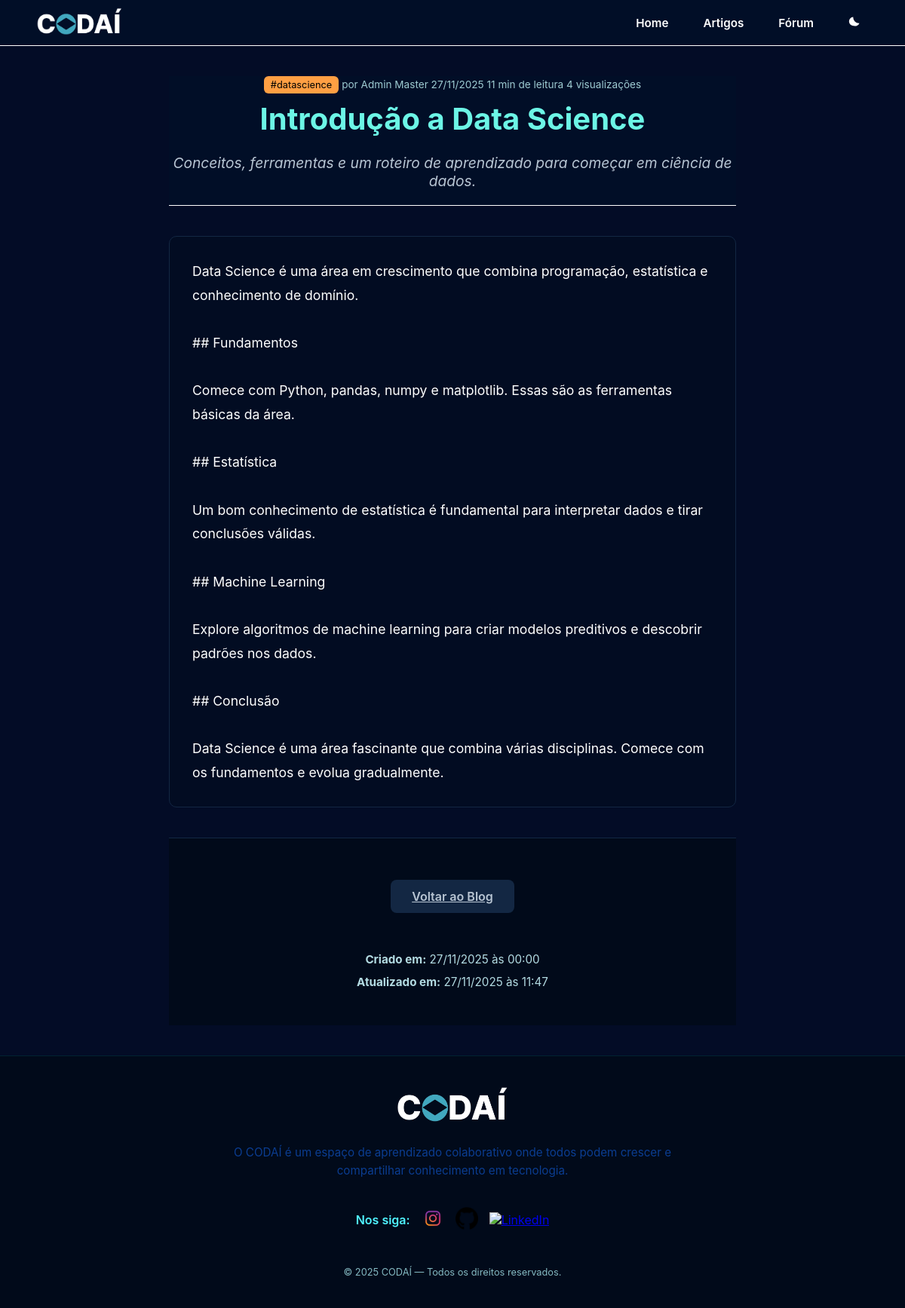
The page /blog/article/6 on the database its author committed.
### models/blog.py (models this page shows, shortened)
class ArticleCategory(db.Model):
    __tablename__ = 'article_categories'
    id = db.Column(db.Integer, primary_key=True)
    name = db.Column(db.String(50), unique=True, nullable=False)
    description = db.Column(db.Text)
    color = db.Column(db.String(7), default='#ccc')  # Cor hex
    created_at = db.Column(db.DateTime, default=datetime.utcnow)
    articles = db.relationship('Article', backref='category', lazy=True)

class Article(db.Model):
    __tablename__ = 'articles'
    id = db.Column(db.Integer, primary_key=True)
    title = db.Column(db.String(200), nullable=False)
    content = db.Column(db.Text, nullable=False)
    excerpt = db.Column(db.Text)  # Resumo do artigo
    reading_time = db.Column(db.Integer, default=5)  # Tempo de leitura em minutos
    thumbnail_url = db.Column(db.String(200))  # URL da imagem de capa
    is_published = db.Column(db.Boolean, default=True)
    is_featured = db.Column(db.Boolean, default=False)  # Destaque
    view_count = db.Column(db.Integer, default=0)  # Contador de visualizações
    created_at = db.Column(db.DateTime, default=datetime.utcnow)
    updated_at = db.Column(db.DateTime, default=datetime.utcnow, onupdate=datetime.utcnow)
    author_id = db.Column(db.Integer, db.ForeignKey('user.id'), nullable=False)
    category_id = db.Column(db.Integer, db.ForeignKey('article_categories.id'), nullable=False)
    author = db.relationship('User', backref='articles', lazy=True)
    def increment_view(self):
        self.view_count += 1
        db.session.commit()

### models/users.py (models this page shows, shortened)
class User(db.Model, UserMixin):
    __tablename__ = 'user'
    id = db.Column(db.Integer, primary_key=True)
    nome = db.Column(db.String(100), nullable=False)
    email = db.Column(db.String(100), unique=True, nullable=False)
    password_hash = db.Column(db.String(255), nullable=False)
    role = db.Column(db.String(20), default='user')
    perfil = db.relationship('Profile', back_populates='user', uselist=False)

### routes/blog/__init__.py (the view)
@blog_bp.route('/article/<int:article_id>')
def view_article(article_id):
    article = Article.query.get_or_404(article_id)
    if article.is_published or (current_user.is_authenticated and (current_user.id == article.author_id or current_user.role == 'master')):
        article.increment_view()
        return render_template('blog/article_detail.html', article=article)
    else:
        flash('Artigo não encontrado.', 'error')
        return redirect(url_for('blog.index'))

### templates/blog/article_detail.html (shortened to what this page needs)
{% extends 'base.html' %}
{% block styles %}
<link rel="stylesheet" href="{{ url_for('static', filename='css/blog.css') }}">
{% endblock %}
{% block content %}
<div class="blog-main">
  <article class="article-detail">
    <header class="article-header">
      <div class="article-meta">
        <span class="blog-tag" data-color="{{ article.category.color }}">#{{ article.category.name }}</span>
        <span class="article-author">por {{ article.author.nome }}</span>
        <span class="article-date">{{ article.created_at.strftime('%d/%m/%Y') }}</span>
        <span class="reading-time">{{ article.reading_time }} min de leitura</span>
        <span class="view-count">{{ article.view_count }} visualizações</span>
      </div>
      <h1>{{ article.title }}</h1>
      {% if article.excerpt %}
      <p class="article-excerpt">{{ article.excerpt }}</p>
      {% endif %}
    </header>
    <div class="article-content">
      {{ article.content|replace('\n', '<br>')|safe }}
    </div>
    <footer class="article-footer">
      <div class="article-actions">
        <a href="{{ url_for('blog.index') }}" class="blog-btn secondary">Voltar ao Blog</a>
      </div>
      <div class="article-info">
        <p><strong>Criado em:</strong> {{ article.created_at.strftime('%d/%m/%Y às %H:%M') }}</p>
        {% if article.updated_at != article.created_at %}
        <p><strong>Atualizado em:</strong> {{ article.updated_at.strftime('%d/%m/%Y às %H:%M') }}</p>
        {% endif %}
      </div>
    </footer>
  </article>
</div>
{% endblock %}

### static/css/style.css (style rules this page uses)
header { background-color: #010e27; border-bottom: 1px solid #ffffff; box-sizing: border-box; }

### static/css/global.css (style rules this page uses)
* { margin: 0; padding: 0; box-sizing: border-box; }
html, body { font-family: 'Inter', sans-serif; background-color: #030C26; color: #ffffff; width: 100%; min-height: 100vh; padding: 0 0vw; overflow-x: hidden; }

### static/css/blog.css (style rules this page uses)
html, body, main { box-sizing: border-box; }
.blog-btn { display: block; margin: 25px auto; padding: 12px 28px; background-color: #6cf5e6; border: none; color: #000; font-weight: 600; border-radius: 8px; cursor: pointer; transition: 0.3s; }
.article-meta { color: #9fcbd2; font-size: 0.85rem; margin-bottom: 8px; }
.blog-tag { background-color: #6cf5e6; color: #000; padding: 4px 9px; border-radius: 6px; font-size: 0.8rem; display: inline-block; }
footer { background-color: #010a1a; color: #e0f7fa; padding: 40px 0; display: flex; flex-direction: column; align-items: center; justify-content: center; text-align: center; border-top: 1px solid rgba(0, 255, 255, 0.1); }
footer p { font-size: 0.95rem; color: #b3dbe2; margin: 0; line-height: 1.6; max-width: 600px; }
.blog-btn.secondary { background-color: #132743; color: #b8c5d3; }
.article-detail { max-width: 800px; margin: 0 auto; padding: 40px 2%; }
.article-header { margin-bottom: 40px; text-align: center; }
.article-header h1 { color: #6cf5e6; font-size: 2.5rem; margin-bottom: 20px; line-height: 1.3; }
.article-excerpt { color: #b8c5d3; font-size: 1.2rem; font-style: italic; margin-bottom: 20px; }
.article-content { background-color: #020c22; padding: 30px; border-radius: 10px; border: 1px solid #132743; line-height: 1.8; font-size: 1.1rem; }
.article-footer { margin-top: 40px; padding-top: 30px; border-top: 1px solid #132743; }
.article-actions { display: flex; gap: 15px; margin-bottom: 20px; flex-wrap: wrap; }
.article-info { color: #b8c5d3; font-size: 0.9rem; }
.article-info p { margin: 5px 0; }
.blog-tag[data-color] { background-color: var(--category-color, #ccc) !important; }

### rows shown on the page
ArticleCategory: category.name "datascience"
User: author.nome "Admin Master"
Article: created_at "27/11/2025", reading_time "11", view_count "4", title "Introdução a Data Science", excerpt "Conceitos, ferramentas e um roteiro de aprendizado para começar em ciência de dados.", content "Data Science é uma área em crescimento que combina programação, estatística e conhecimento de domínio. ## Fundamentos Comece com Python, pandas, numpy e matplotlib. Essas são as ferramentas básicas da área. ## Estatística Um bom conhecimento de estatística é fundamental para interpretar dados e tirar conclusões válidas. ## Machine Learning Explore algoritmos de machine learning para criar modelos preditivos e descobrir padrões nos dados. ## Conclusão Data Science é uma área fascinante que combina várias disciplinas. Comece com os fundamentos e evolua gradualmente.", created_at "27/11/2025 às 00:00", updated_at "27/11/2025 às 11:47"
